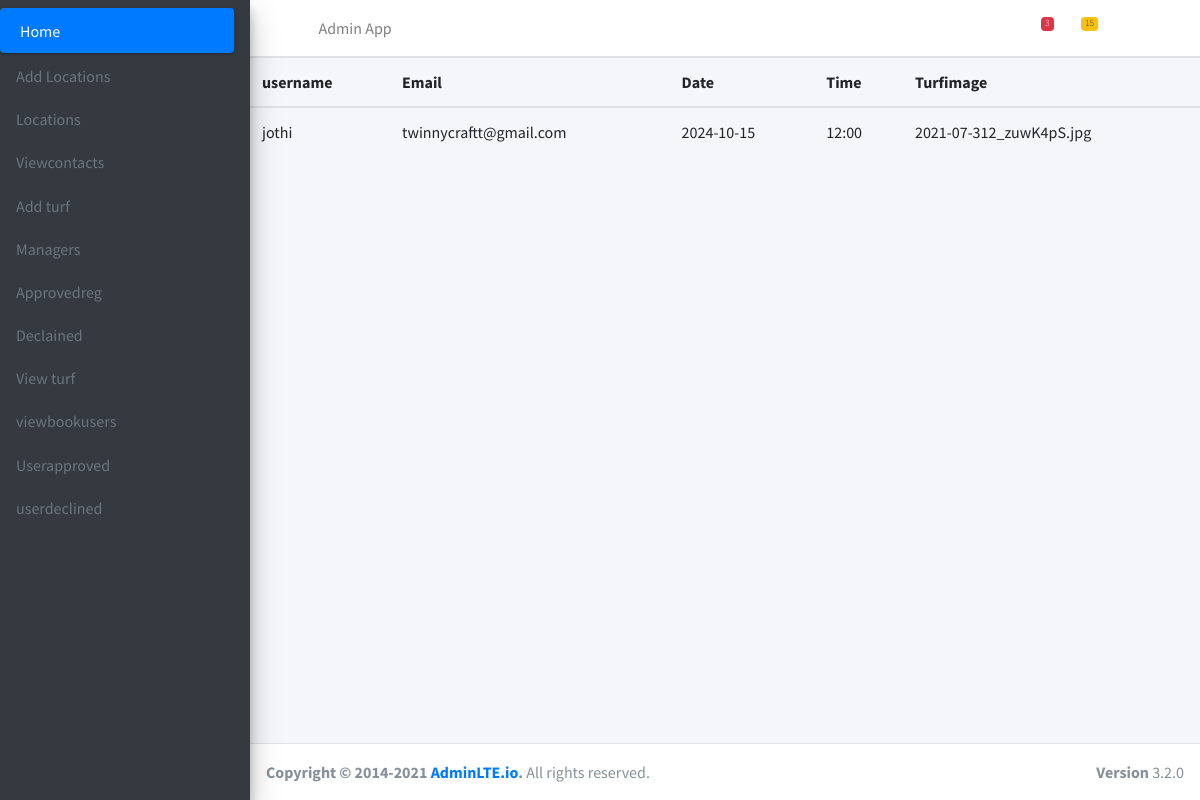
The page /userdeclined on the database its author committed.
### Users/models.py (models this page shows)
class booking(models.Model):
    username=models.ForeignKey(Userreg,on_delete=models.CASCADE)
    turfname=models.ForeignKey(Eturf,on_delete=models.CASCADE)
    Email=models.TextField(default='')
    Date=models.TextField()
    Time=models.TextField()
    status=models.IntegerField(default=0)

class Userreg(models.Model):
    username=models.TextField()
    password=models.CharField(max_length=200)
    email=models.EmailField()
    Phonenum=models.IntegerField()
    status=models.IntegerField(default=0)

### Admin/models.py (models this page shows)
class Eturf(models.Model):
    turfname=models.CharField(max_length=200)
    turfimage=models.ImageField()
    BookingPackage=models.TextField()
    Facilities=models.TextField()
    Time=models.TextField()
    manager=models.TextField(default='')
    locationname=models.TextField(default='')

### Admin/views.py (the view)
# urls.py: path('userdeclined',views.userdeclined,name='userdeclined'),
def userdeclined(request):
    data=booking.objects.filter(status=2)
    return render(request,'userdeclined.html',{'data':data})

### Admin/templates/userdeclined.html
{% extends 'admin_index.html' %}
{% block content %}
<div class="main-panel">
<table class="table">
    <thead>
      <tr>
        <th scope="col">username</th>
        <th scope="col">Email</th>
        <th scope="col">Date</th>
        <th scope="col">Time</th>
        <th scope="col">Turfimage</th>
      </tr>
    </thead>
    <tbody>
      <tr>
        {% for i in data %}
        <td>{{ i.username.username }}</td>
        <td>{{ i.Email }}</td>
        <td>{{ i.Date }}</td>
        <td>{{ i.Time }}</td>
        <td>{{ i.turfname.turfimage }}</td>
    </tbody>
    {% endfor %}
  </table>
</div>
{% endblock %}

### rows shown on the page
booking: username.username "jothi", Email "twinnycraftt@gmail.com", Date "2024-10-15", Time "12:00", turfname.turfimage "2021-07-312_zuwK4pS.jpg"
